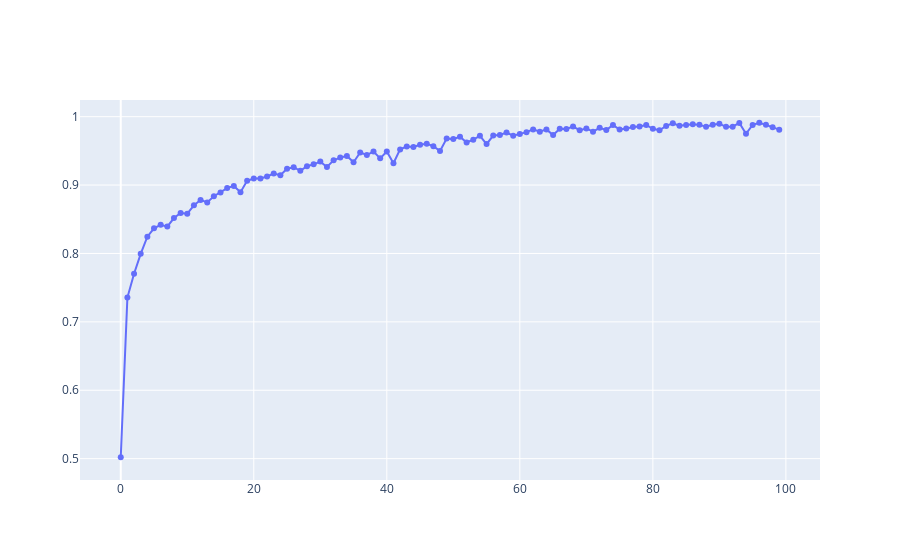

The notebook cell this image was saved under:
### Code cell
figure = go.Figure(
    data=[
        go.Scatter(
            y=train_accuracies,
            mode="lines+markers",
            name="train",
        ),
        # go.Scatter(
        #     y=val_accuracies,
        #     mode="lines+markers",
        #     name="val",
        # ),
    ]
)
figure.show()
